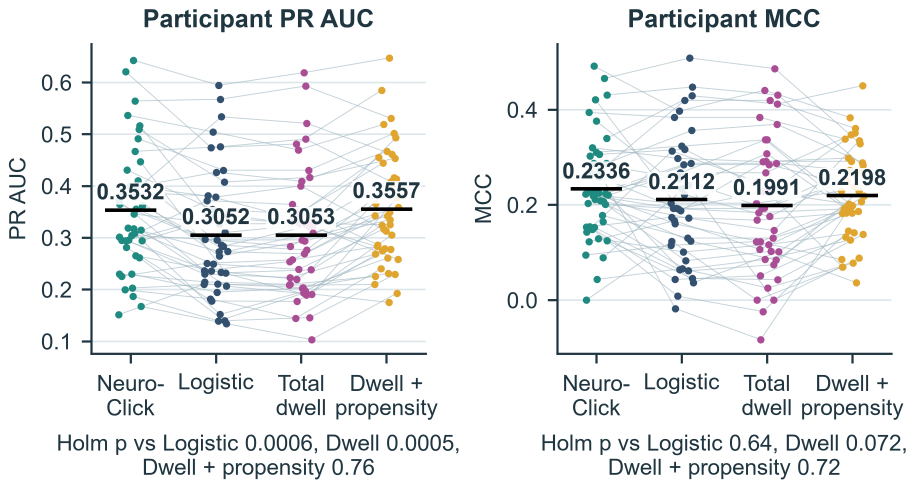
#> input picture camera_ready/figures/fig6.png, 2742 x 1470 px, given in place of image6.png, which was not available (shown at 1/3 size)
$ python fix_fig6.py
#> lines starting #> are read from the running program, lines starting #| are printed output that depends on the picture; after the words box and inside, x2 and y2 are one past the last pixel; in counts of white or black regions, pixels touching at a corner belong together; pictures that were not available may be replaced by others from this repository, and a replacement may not be noted
### camera_ready/scripts/figlib.py
"""Shared helpers for camera-ready figure fixes."""
import os
import numpy as np
from PIL import Image, ImageDraw, ImageFont
import cv2

BASE = r'C:\Users\Admin\AppData\Local\Temp\claude\C--Users-Admin\b6541d8e-9223-46b0-a252-8d8c81067b2d\scratchpad\crc'
MEDIA = os.path.join(BASE, 'unpacked', 'word', 'media')
OUT = os.path.join(BASE, 'newfigs')
os.makedirs(OUT, exist_ok=True)

ARIAL = r'C:\Windows\Fonts\arial.ttf'
ARIAL_BOLD = r'C:\Windows\Fonts\arialbd.ttf'
import matplotlib
_MPLF = os.path.join(os.path.dirname(matplotlib.__file__), 'mpl-data', 'fonts', 'ttf')
DEJAVU = os.path.join(_MPLF, 'DejaVuSans.ttf')
DEJAVU_BOLD = os.path.join(_MPLF, 'DejaVuSans-Bold.ttf')

# Palette sampled from the existing figures
TEAL = (31, 138, 128)
NAVY = (51, 81, 110)
ORANGE = (224, 165, 46)
PINK = (169, 77, 149)
INK = (31, 53, 64)
TEAL_HEX, NAVY_HEX, ORANGE_HEX, PINK_HEX, INK_HEX = '#1F8A80', '#33516E', '#E0A52E', '#A94D95', '#1F3540'


def load(name):
#> called with name = 'image6.png'
    return Image.open(os.path.join(MEDIA, name)).convert('RGB')


def dark_mask(arr, thresh=110):
    """Boolean mask of 'ink' pixels: dark and low-saturation."""
    r, g, b = arr[..., 0].astype(int), arr[..., 1].astype(int), arr[..., 2].astype(int)
    mx = np.maximum(np.maximum(r, g), b)
    mn = np.minimum(np.minimum(r, g), b)
    return (mx < thresh) & ((mx - mn) < 60)


def text_bbox(arr, box, thresh=110):
    """Bounding box (x0,y0,x1,y1) of ink pixels inside box=(x0,y0,x1,y1)."""
    x0, y0, x1, y1 = box
    sub = dark_mask(arr[y0:y1, x0:x1], thresh)
    ys, xs = np.where(sub)
    if len(xs) == 0:
        return None
    return (x0 + xs.min(), y0 + ys.min(), x0 + xs.max() + 1, y0 + ys.max() + 1)


# [45 lines left out: functions erase_ink, fit_font, draw_text_at, save, not called in this run]

### camera_ready/scripts/fix_fig6.py
"""Fig 6: move the three Holm p-value lines out of the plotting area into a band under the titles."""
import numpy as np
from PIL import Image, ImageFont
from figlib import *

img = load('image6.png')
arr0 = np.array(img)
H, W = arr0.shape[:2]
#> H = 1470; W = 2742
dm = dark_mask(arr0)
#> in dark_mask, `r, g, b = arr[..., 0].astype(int), arr[..., 1].astype(int), arr[..., 2..`: r: shape (1470, 2742) int64; 244 distinct labels, from 0 to 255
#> in dark_mask, `r, g, b = arr[..., 0].astype(int), arr[..., 1].astype(int), arr[..., 2..`:
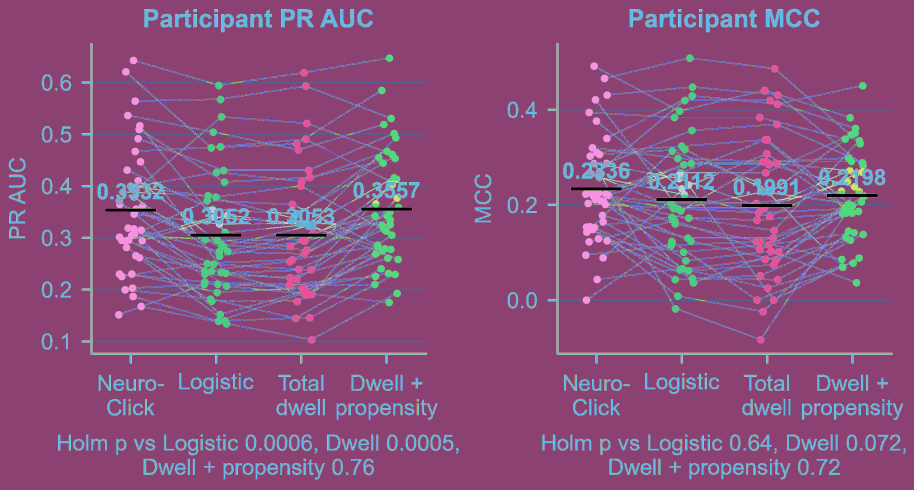
#> g: shape (1470, 2742) int64 (shown at 1/3 size); 225 distinct labels, from 0 to 255; one colour per label, 0 black
#> in dark_mask, `r, g, b = arr[..., 0].astype(int), arr[..., 1].astype(int), arr[..., 2..`: b: shape (1470, 2742) int64; 227 distinct labels, from 0 to 255
#> in dark_mask, `mx = np.maximum(np.maximum(r, g), b)`:
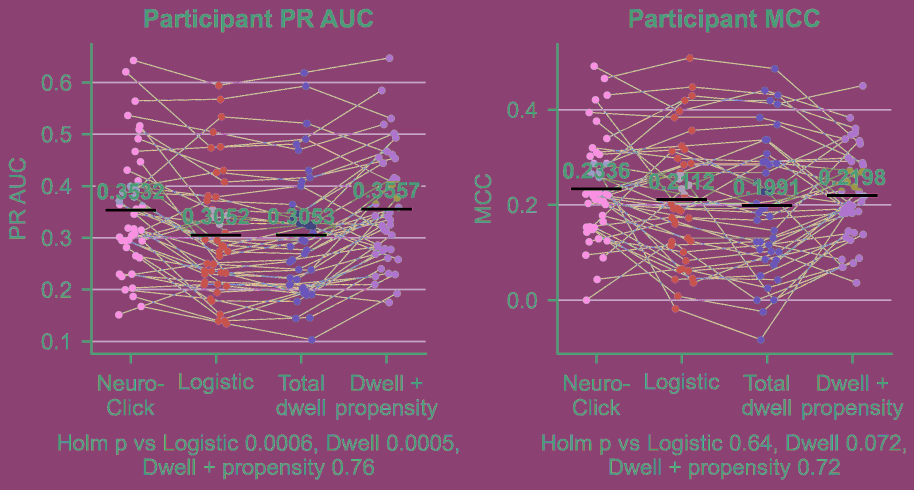
#> mx: shape (1470, 2742) int64 (shown at 1/3 size); 213 distinct labels, from 0 to 255; one colour per label, 0 black
#> in dark_mask, `mn = np.minimum(np.minimum(r, g), b)`: mn: shape (1470, 2742) int64; 245 distinct labels, from 0 to 255
#> in dark_mask, `return (mx < thresh) & ((mx - mn) < 60)`:
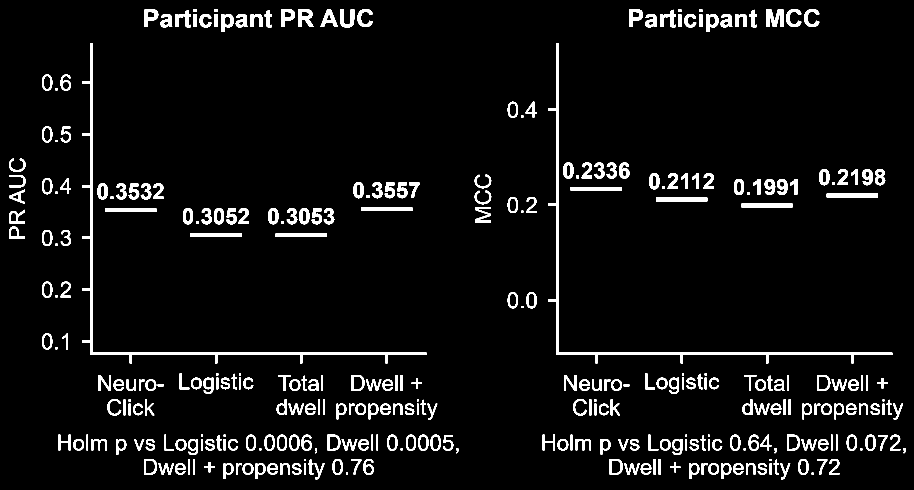
#> returned value: shape (1470, 2742) bool (shown at 1/3 size); 5% white; 336 white regions, largest, box (x1, y1, x2, y2) and area: (246, 129, 1281, 1090) 15319, (1644, 129, 2678, 1090) 14787, (2298, 28, 2350, 81) 1914
GRID = np.array([203, 227, 235])

panels = [
    ((232, 150, 1700, 352), ['NeuroClick vs Logistic: Holm p = 0.0006', 'NeuroClick vs Dwell: Holm p = 0.0005', 'NeuroClick vs Dwell+Propensity: Holm p = 0.7570']),
    ((2100, 150, 3560, 352), ['NeuroClick vs Logistic: Holm p = 0.6407', 'NeuroClick vs Dwell: Holm p = 0.0720', 'NeuroClick vs Dwell+Propensity: Holm p = 0.7171']),
]
info = []
for box, lines in panels:
    x0, y0, x1, y1 = box
    frac = dm[400:1500, x0:x1].mean(axis=0)
    spine_cols = [x0 + i for i, f in enumerate(frac) if f > 0.9]
    bb = text_bbox(arr0, box)
    bb = (bb[0] - 4, bb[1] - 4, bb[2] + 4, bb[3] + 10)
#> (the run stopped early here; a loop or call above may not have finished)
